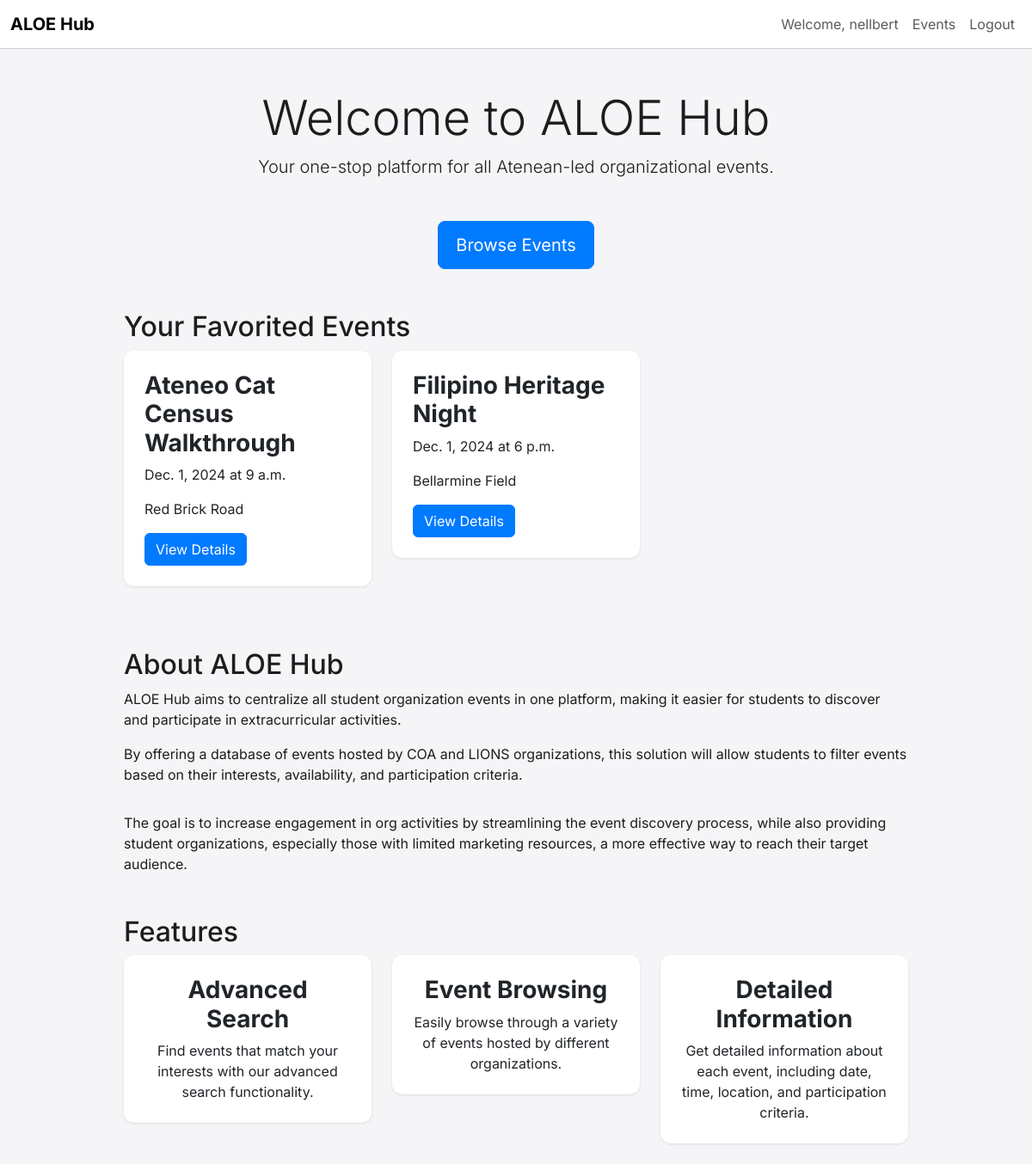
The app's page / (signed in) with its own data.
### events/models.py (models this page shows, shortened)
class Event(models.Model):
    PARTICIPATION_CHOICES = [
        ('everyone', 'Everyone'),
        ('members', 'Members Only'),
        ('ateneans', 'Ateneans Only'),
    ]
    title = models.CharField(max_length=200)
    description = models.TextField()
    date = models.DateField()
    time = models.TimeField()
    location = models.CharField(max_length=200)
    participation = models.CharField(max_length=10, choices=PARTICIPATION_CHOICES, default='everyone')
    favorited_by = models.ManyToManyField(User, related_name='favorited_events', blank=True)
    created_at = models.DateTimeField(auto_now_add=True)
    updated_at = models.DateTimeField(auto_now=True)

### users/views.py (the view)
# urls.py: 2. Add a URL to urlpatterns:  path('', views.home, name='home')
@login_required
def home(request):
    favorited_events = request.user.favorited_events.all()
    return render(request, 'home.html', {'favorited_events': favorited_events})

### templates/home.html (shortened to what this page needs)
{% extends 'base.html' %}
{% load static %}
{% block content %}
<div class="container mt-5">
    <div class="text-center">
        <h1 class="display-4">Welcome to ALOE Hub</h1>
        <p class="lead">Your one-stop platform for all Atenean-led organizational events.</p>
    </div>
    {% if user.is_authenticated %}
        <div class="mt-5 text-center">
            <a href="{% url 'event-list' %}" class="btn btn-primary btn-lg">Browse Events</a>
        </div>
        <div class="mt-5">
            <h2>Your Favorited Events</h2>
            {% if favorited_events %}
                <div class="row">
                    {% for event in favorited_events %}
                        <div class="col-md-4">
                            <div class="card mb-4">
                                <div class="card-body">
                                    <h5 class="card-title">{{ event.title }}</h5>
                                    <p class="card-text">{{ event.date }} at {{ event.time }}</p>
                                    <p class="card-text">{{ event.location }}</p>
                                    <a href="{% url 'event-detail' event.id %}" class="btn btn-primary">View Details</a>
                                </div>
                            </div>
                        </div>
                    {% endfor %}
                </div>
            {% else %}
                <p>You have not favorited any events yet.</p>
            {% endif %}
        </div>
    {% else %}
        <div class="alert alert-info mt-5 text-center">
            <p>Please <a href="{% url 'login' %}" class="alert-link">login</a> to browse events and features.</p>
        </div>
    {% endif %}
    <div class="mt-5">
        <h2>About ALOE Hub</h2>
        <div class="row">
            <div class="col">
                <p>ALOE Hub aims to centralize all student organization events in one platform, making it easier for students to discover and participate in extracurricular activities.</p>
                <p>By offering a database of events hosted by COA and LIONS organizations, this solution will allow students to filter events based on their interests, availability, and participation criteria.</p>
            </div>
        </div>
        <p class="mt-3">The goal is to increase engagement in org activities by streamlining the event discovery process, while also providing student organizations, especially those with limited marketing resources, a more effective way to reach their target audience.</p>
    </div>
    <div class="mt-5">
        <h2>Features</h2>
        <div class="row">
            <div class="col-md-4">
                <div class="card mb-4">
                    <div class="card-body text-center">
                        <h5 class="card-title">Advanced Search</h5>
                        <p class="card-text">Find events that match your interests with our advanced search functionality.</p>
                    </div>
                </div>
            </div>
            <div class="col-md-4">
                <div class="card mb-4">
                    <div class="card-body text-center">
                        <h5 class="card-title">Event Browsing</h5>
                        <p class="card-text">Easily browse through a variety of events hosted by different organizations.</p>
                    </div>
                </div>
            </div>
            <div class="col-md-4">
                <div class="card mb-4">
                    <div class="card-body text-center">
                        <h5 class="card-title">Detailed Information</h5>
                        <p class="card-text">Get detailed information about each event, including date, time, location, and participation criteria.</p>
                    </div>
                </div>
            </div>
        </div>
    </div>
</div>
{% endblock %}

### templates/base.html (shortened to what this page needs)
{% load static %}
<!DOCTYPE html>
<html lang="en">
<head>
    <link href="https://cdn.jsdelivr.net/npm/bootstrap@5.3.2/dist/css/bootstrap.min.css" rel="stylesheet">
    <link href="https://cdnjs.cloudflare.com/ajax/libs/bootstrap-icons/1.8.1/font/bootstrap-icons.min.css" rel="stylesheet">
    <link href="{% static 'css/styles.css' %}" rel="stylesheet">
</head>
<body>
    <nav class="navbar navbar-expand-lg navbar-light fixed-top">
        <div class="container-fluid">
            <a class="navbar-brand" href="{% url 'home' %}">ALOE Hub</a>
            <div class="collapse navbar-collapse" id="navbarNav">
                <ul class="navbar-nav ms-auto">
                    {% if user.is_authenticated %}
                        <li class="nav-item">
                            <a class="nav-link" href="#">Welcome, {{ user.username }}</a>
                        </li>
                        <li class="nav-item">
                            <a class="nav-link" href="{% url 'event-list' %}">Events</a>
                        </li>
                        <li class="nav-item">
                            <a class="nav-link" href="{% url 'logout' %}">Logout</a>
                        </li>
                    {% endif %}
                </ul>
            </div>
        </div>
    </nav>
    <div class="container mt-5">
        {% block content %}{% endblock %}
    </div>
</body>
</html>

### static/css/styles.css (style rules this page uses)
body { font-family: 'Inter', sans-serif; background-color: #f5f5f7; color: #1d1d1f; padding-top: 56px; }
.navbar { background-color: #ffffff; border-bottom: 1px solid #d1d1d6; }
.navbar-brand { font-weight: 700; }
.btn-primary { background-color: #007aff; border-color: #007aff; }
.card { border: none; border-radius: 12px; box-shadow: 0 1px 3px rgba(0, 0, 0, 0.1); }
.card-body { padding: 1.5rem; }
.container { max-width: 960px; }
.card-title { font-size: 1.75rem; font-weight: 700; }
.card-text { font-size: 1rem; line-height: 1.5; }
.btn-lg { padding: 0.75rem 1.25rem; font-size: 1.25rem; }

### templates/base.html (style rules this page uses)
body { font-family: 'Inter', sans-serif; }

### records on screen
Event: title "Ateneo Cat Census Walkthrough", date "Dec. 1, 2024", time "9 a.m.", location "Red Brick Road"
Event: title "Filipino Heritage Night", date "Dec. 1, 2024", time "6 p.m.", location "Bellarmine Field"

### other values on screen
{{ user.username }} "nellbert"
